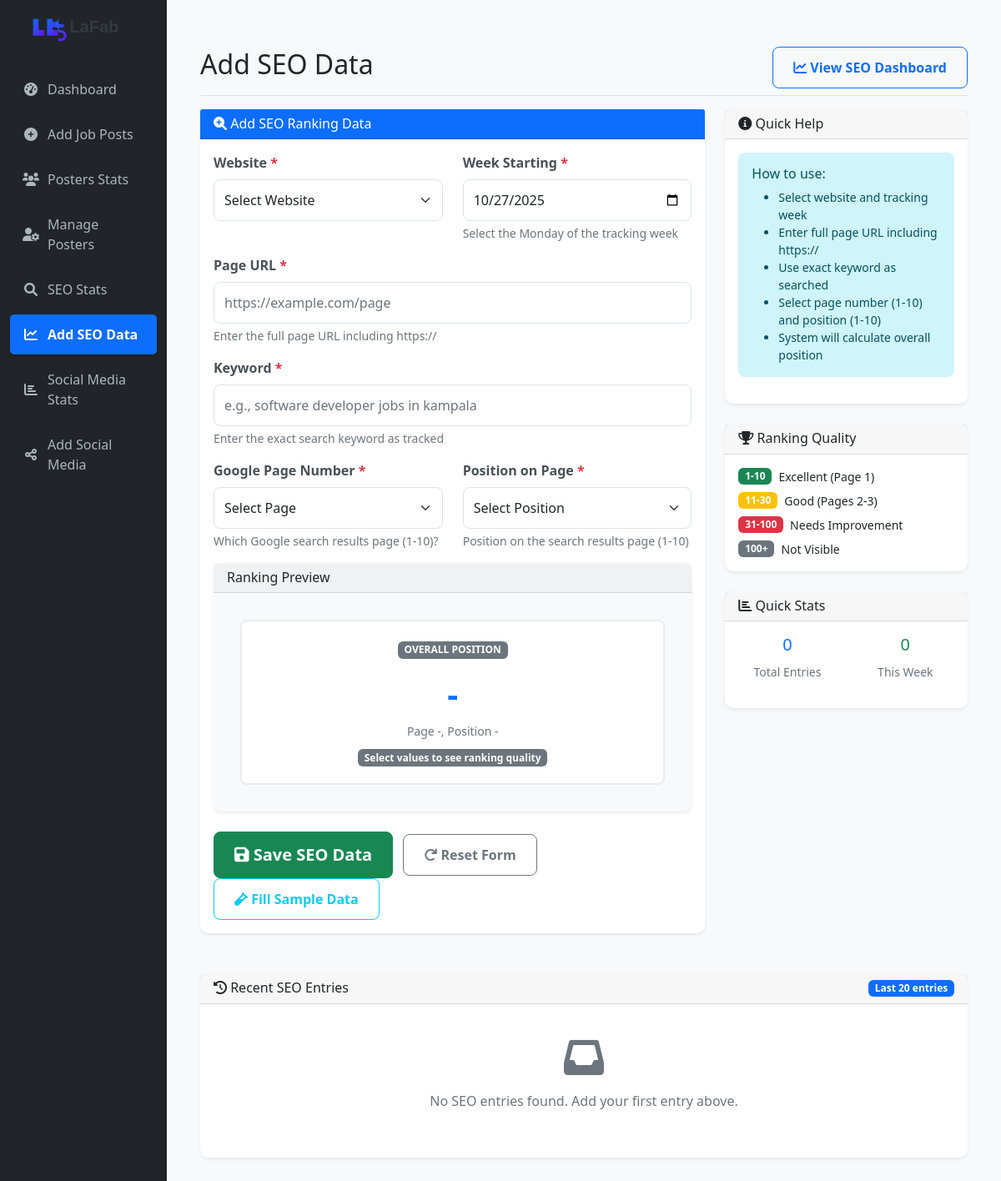
The page /pages/seo_entry.php on the database as committed earlier.
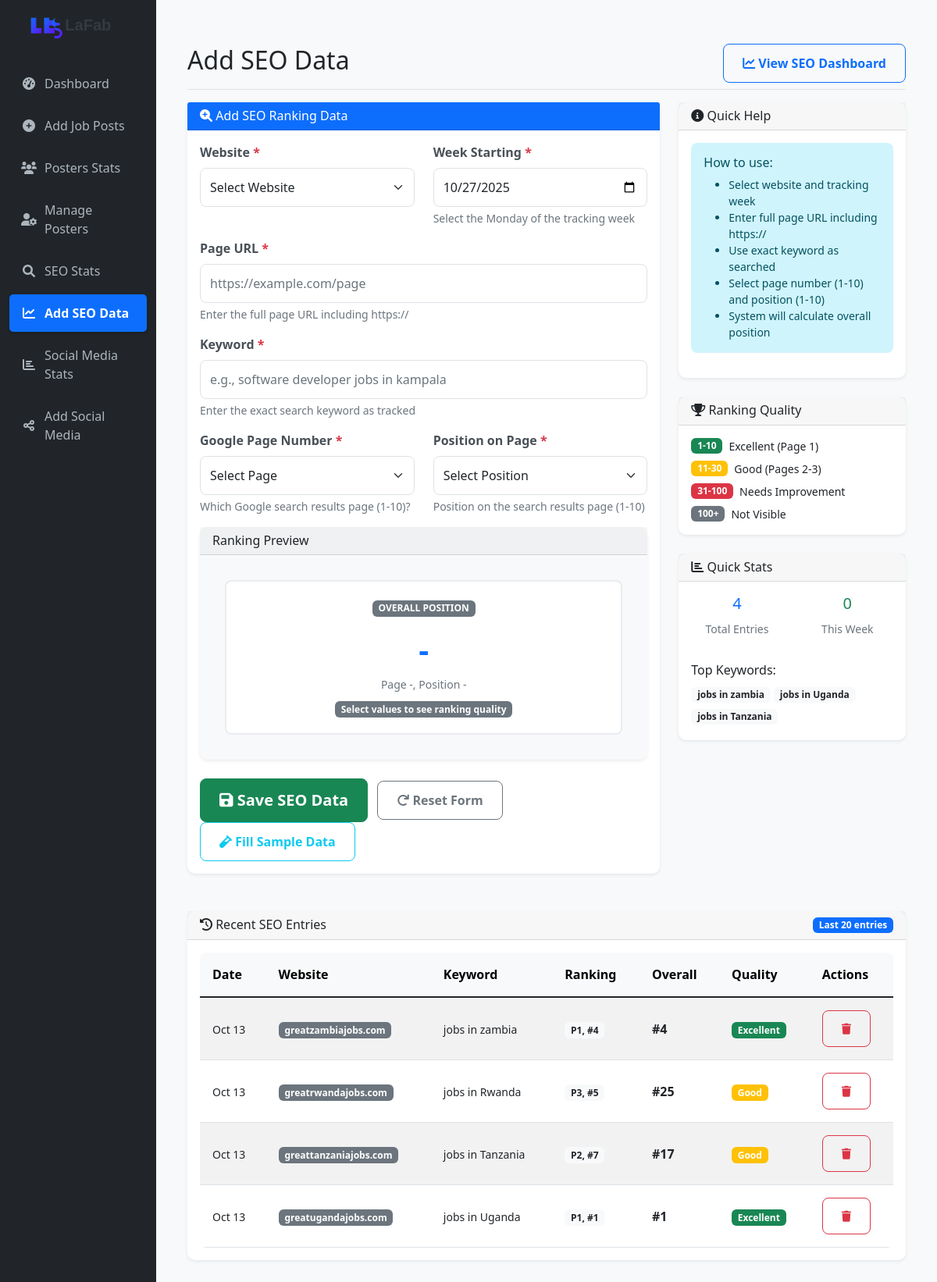
The same page on the database as committed later.
### tables this page shows
CREATE TABLE seo_rankings (
        id INTEGER PRIMARY KEY AUTOINCREMENT,
        website TEXT NOT NULL,
        page_url TEXT NOT NULL,
        keyword TEXT NOT NULL,
        page_number INTEGER NOT NULL,
        position_on_page INTEGER NOT NULL,
        week_start DATE NOT NULL,
        created_at DATETIME DEFAULT CURRENT_TIMESTAMP
    );

### config.php (called while the page is built, shortened)
<?php
$db_file = __DIR__ . '/jobs_dashboard.db';
try {
    $db = new SQLite3($db_file);
    $db->enableExceptions(true);
} catch (Exception $e) {
    die("Database connection failed: " . $e->getMessage());
}
function db_fetch_all($sql, $params = []) {
    global $db;
    $stmt = $db->prepare($sql);
    $result = $stmt->execute();
    $rows = [];
    while ($row = $result->fetchArray(SQLITE3_ASSOC)) {
        $rows[] = $row;
    }
    return $rows;
}
function db_fetch_one($sql, $params = []) {
    global $db;
    $stmt = $db->prepare($sql);
    $index = 1;
    foreach ($params as $param) {
        $stmt->bindValue($index++, $param);
    }
    $result = $stmt->execute();
    return $result->fetchArray(SQLITE3_ASSOC);
}
?>

### pages/seo_entry.php (the view, shortened to what the changed rows need)
<?php
require_once '../config.php';
require_once '../includes/header.php';
require_once '../includes/sidebar.php';
$current_week = date('Y-m-d', strtotime('monday this week'));
?>
<div class="col-md-9 col-lg-10 main-content">
    <div class="d-flex justify-content-between flex-wrap flex-md-nowrap align-items-center pt-3 pb-2 mb-3 border-bottom">
        <h1 class="h2">Add SEO Data</h1>
    </div>
    <div class="row">
        <div class="col-lg-4">
            <div class="card">
                <div class="card-body">
                    <?php
                    $total_entries = db_fetch_one("SELECT COUNT(*) as count FROM seo_rankings");
                    $this_week_entries = db_fetch_one("SELECT COUNT(*) as count FROM seo_rankings WHERE week_start = ?", [$current_week]);
                    $top_keywords = db_fetch_all("SELECT keyword, COUNT(*) as count FROM seo_rankings GROUP BY keyword ORDER BY count DESC LIMIT 3");
                    ?>
                    <div class="row text-center">
                        <div class="col-6 mb-3">
                            <h5 class="text-primary"><?php echo $total_entries['count'] ?? 0; ?></h5>
                            <small class="text-muted">Total Entries</small>
                        </div>
                    </div>
                    <?php if (!empty($top_keywords)): ?>
                        <div class="mt-3">
                            <h6>Top Keywords:</h6>
                            <?php foreach ($top_keywords as $keyword): ?>
                                <span class="badge bg-light text-dark mb-1"><?php echo htmlspecialchars($keyword['keyword']); ?></span>
                            <?php endforeach; ?>
                        </div>
                    <?php endif; ?>
                </div>
            </div>
        </div>
    </div>
    <div class="card mt-4">
        <div class="card-body">
            <?php
            $recent_seo = db_fetch_all("
                SELECT id, website, page_url, keyword, page_number, position_on_page, week_start, created_at
                FROM seo_rankings
                ORDER BY created_at DESC
                LIMIT 20
            ");
            ?>
            <?php if (empty($recent_seo)): ?>
                <div class="text-center py-4">
                    <i class="fas fa-inbox fa-3x text-muted mb-3"></i>
                    <p class="text-muted">No SEO entries found. Add your first entry above.</p>
                </div>
            <?php else: ?>
                <div class="table-responsive">
                    <table class="table table-sm table-striped table-hover">
                        <thead class="table-light">
                            <tr>
                                <th>Date</th>
                                <th>Website</th>
                                <th>Keyword</th>
                                <th>Ranking</th>
                                <th>Overall</th>
                                <th>Quality</th>
                                <th>Actions</th>
                            </tr>
                        </thead>
                        <tbody>
                            <?php foreach ($recent_seo as $entry):
                                $overall_position = (($entry['page_number'] - 1) * 10) + $entry['position_on_page'];
                                $quality_class = $overall_position <= 10 ? 'success' : ($overall_position <= 30 ? 'warning' : 'danger');
                                $quality_text = $overall_position <= 10 ? 'Excellent' : ($overall_position <= 30 ? 'Good' : 'Needs Work');
                            ?>
                                <tr>
                                    <td>
                                        <small><?php echo date('M j', strtotime($entry['week_start'])); ?></small>
                                    </td>
                                    <td>
                                        <span class="badge bg-secondary"><?php echo htmlspecialchars($entry['website']); ?></span>
                                    </td>
                                    <td>
                                        <small title="<?php echo htmlspecialchars($entry['keyword']); ?>">
                                            <?php echo htmlspecialchars(mb_strimwidth($entry['keyword'], 0, 30, '...')); ?>
                                        </small>
                                    </td>
                                    <td>
                                        <span class="badge bg-light text-dark">
                                            P<?php echo $entry['page_number']; ?>, #<?php echo $entry['position_on_page']; ?>
                                        </span>
                                    </td>
                                    <td>
                                        <strong>#<?php echo $overall_position; ?></strong>
                                    </td>
                                    <td>
                                        <span class="badge bg-<?php echo $quality_class; ?>">
                                            <?php echo $quality_text; ?>
                                        </span>
                                    </td>
                                    <td>
                                        <form method="POST" style="display: inline;" onsubmit="return confirm('Are you sure you want to delete this SEO entry?');">
                                            <button type="submit" class="btn btn-sm btn-outline-danger" title="Delete Entry">
                                                <i class="fas fa-trash"></i>
                                            </button>
                                        </form>
                                    </td>
                                </tr>
                            <?php endforeach; ?>
                        </tbody>
                    </table>
                </div>
            <?php endif; ?>
        </div>
    </div>
</div>
<?php require_once '../includes/footer.php'; ?>

### includes/sidebar.php (shortened to what the changed rows need)
<?php
$current_page = basename($_SERVER['PHP_SELF']);
$nav_items = [
    'dashboard.php' => [
        'icon' => 'fa-tachometer-alt',
        'text' => 'Dashboard'
    ],
    'job_entry.php' => [
        'icon' => 'fa-plus-circle',
        'text' => 'Add Job Posts'
    ],
    'posters_stats.php' => [
        'icon' => 'fa-users',
        'text' => 'Posters Stats'
    ],
    'manage_posters.php' => [
        'icon' => 'fa-user-cog',
        'text' => 'Manage Posters'
    ],
    'seo_stats.php' => [
        'icon' => 'fa-search',
        'text' => 'SEO Stats'
    ],
    'seo_entry.php' => [
        'icon' => 'fa-chart-line',
        'text' => 'Add SEO Data'
    ],
    'social_stats.php' => [
        'icon' => 'fa-chart-bar',
        'text' => 'Social Media Stats'
    ],
    'social_entry.php' => [
        'icon' => 'fa-share-alt',
        'text' => 'Add Social Media'
    ]
];
?>
<div class="col-md-3 col-lg-2 bg-dark sidebar">
    <div class="sidebar-sticky pt-3">
        <ul class="nav flex-column">
            <?php foreach ($nav_items as $page => $item): ?>
                <li class="nav-item">
                    <a class="nav-link <?php echo $current_page === $page ? 'active' : ''; ?>"
                       href="<?php echo $page; ?>">
                        <i class="fas <?php echo $item['icon']; ?>"></i>
                        <?php echo $item['text']; ?>
                    </a>
                </li>
            <?php endforeach; ?>
        </ul>
    </div>
</div>

Rows that differ between the two databases and show on the page:
added seo_rankings: week_start "Oct 13", website "greatzambiajobs.com", keyword "jobs in zambia", page_number "1", position_on_page "4", quality_text "Excellent"
added seo_rankings: week_start "Oct 13", website "greatrwandajobs.com", keyword "jobs in Rwanda", page_number "3", position_on_page "5", overall_position "25", quality_text "Good"
added seo_rankings: week_start "Oct 13", website "greattanzaniajobs.com", keyword "jobs in Tanzania", page_number "2", position_on_page "7", overall_position "17", quality_text "Good"
added seo_rankings: week_start "Oct 13", website "greatugandajobs.com", keyword "jobs in Uganda", page_number "1", position_on_page "1", quality_text "Excellent"
Other text that changed with them:
$total_entries['count']: "0" → "4"
text no longer shown: "No SEO entries found. Add your first entry above."
text now shown: "Top Keywords: Date Website Keyword Ranking Overall Quality Actions"
new list line: "jobs in zambia"
new list line: "jobs in Uganda"
new list line: "jobs in Tanzania"
